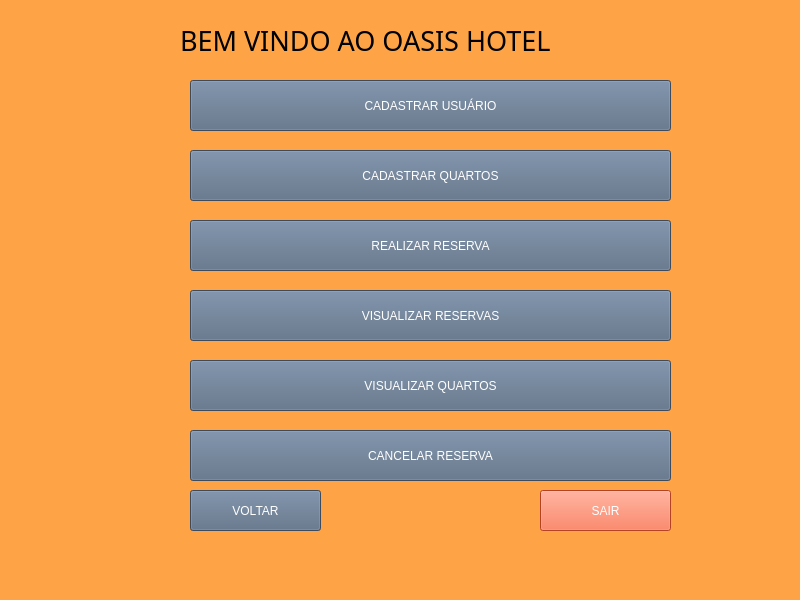
<?xml version="1.0" encoding="UTF-8"?>
<ui version="4.0">
 <class>MainWindow</class>
 <widget class="QMainWindow" name="MainWindow">
  <property name="geometry">
   <rect>
    <x>0</x>
    <y>0</y>
    <width>800</width>
    <height>600</height>
   </rect>
  </property>
  <property name="font">
   <font>
    <pointsize>13</pointsize>
   </font>
  </property>
  <property name="windowTitle">
   <string>MainWindow</string>
  </property>
  <property name="styleSheet">
   <string notr="true">background-color: rgb(255, 164, 70);</string>
  </property>
  <widget class="QWidget" name="centralwidget">
   <widget class="QLabel" name="label">
    <property name="geometry">
     <rect>
      <x>180</x>
      <y>20</y>
      <width>501</width>
      <height>41</height>
     </rect>
    </property>
    <property name="font">
     <font>
      <family>MV Boli</family>
      <pointsize>20</pointsize>
      <weight>50</weight>
      <italic>false</italic>
      <bold>false</bold>
     </font>
    </property>
    <property name="styleSheet">
     <string notr="true">font: 20pt &quot;MV Boli&quot;;
</string>
    </property>
    <property name="text">
     <string>BEM VINDO AO OASIS HOTEL</string>
    </property>
   </widget>
   <widget class="QPushButton" name="pushButton_2">
    <property name="geometry">
     <rect>
      <x>190</x>
      <y>80</y>
      <width>481</width>
      <height>51</height>
     </rect>
    </property>
    <property name="styleSheet">
     <string notr="true">background-color: rgb(86, 105, 129);
font: 10pt &quot;MS Shell Dlg 2&quot;;
color: rgb(255, 255, 255);</string>
    </property>
    <property name="text">
     <string>CADASTRAR USUÁRIO</string>
    </property>
   </widget>
   <widget class="QPushButton" name="pushButton_3">
    <property name="geometry">
     <rect>
      <x>190</x>
      <y>150</y>
      <width>481</width>
      <height>51</height>
     </rect>
    </property>
    <property name="styleSheet">
     <string notr="true">background-color: rgb(86, 105, 129);
font: 10pt &quot;MS Shell Dlg 2&quot;;
color: rgb(255, 255, 255);</string>
    </property>
    <property name="text">
     <string>CADASTRAR QUARTOS</string>
    </property>
   </widget>
   <widget class="QPushButton" name="pushButton_4">
    <property name="geometry">
     <rect>
      <x>190</x>
      <y>290</y>
      <width>481</width>
      <height>51</height>
     </rect>
    </property>
    <property name="styleSheet">
     <string notr="true">background-color: rgb(86, 105, 129);
font: 10pt &quot;MS Shell Dlg 2&quot;;
color: rgb(255, 255, 255);</string>
    </property>
    <property name="text">
     <string>VISUALIZAR RESERVAS</string>
    </property>
   </widget>
   <widget class="QPushButton" name="pushButton_5">
    <property name="geometry">
     <rect>
      <x>190</x>
      <y>430</y>
      <width>481</width>
      <height>51</height>
     </rect>
    </property>
    <property name="styleSheet">
     <string notr="true">background-color: rgb(86, 105, 129);
font: 10pt &quot;MS Shell Dlg 2&quot;;
color: rgb(255, 255, 255);</string>
    </property>
    <property name="text">
     <string>CANCELAR RESERVA</string>
    </property>
   </widget>
   <widget class="QPushButton" name="pushButton_6">
    <property name="geometry">
     <rect>
      <x>540</x>
      <y>490</y>
      <width>131</width>
      <height>41</height>
     </rect>
    </property>
    <property name="styleSheet">
     <string notr="true">background-color: rgb(86, 105, 129);
background-color: rgb(255, 92, 51);
font: 10pt &quot;MS Shell Dlg 2&quot;;
color: rgb(255, 255, 255);</string>
    </property>
    <property name="text">
     <string>SAIR</string>
    </property>
   </widget>
   <widget class="QPushButton" name="pushButton_7">
    <property name="geometry">
     <rect>
      <x>190</x>
      <y>490</y>
      <width>131</width>
      <height>41</height>
     </rect>
    </property>
    <property name="styleSheet">
     <string notr="true">background-color: rgb(86, 105, 129);
font: 10pt &quot;MS Shell Dlg 2&quot;;
color: rgb(255, 255, 255);</string>
    </property>
    <property name="text">
     <string>VOLTAR</string>
    </property>
   </widget>
   <widget class="QPushButton" name="pushButton_8">
    <property name="geometry">
     <rect>
      <x>190</x>
      <y>220</y>
      <width>481</width>
      <height>51</height>
     </rect>
    </property>
    <property name="styleSheet">
     <string notr="true">background-color: rgb(86, 105, 129);
font: 10pt &quot;MS Shell Dlg 2&quot;;
color: rgb(255, 255, 255);</string>
    </property>
    <property name="text">
     <string>REALIZAR RESERVA</string>
    </property>
   </widget>
   <widget class="QPushButton" name="pushButton_9">
    <property name="geometry">
     <rect>
      <x>190</x>
      <y>360</y>
      <width>481</width>
      <height>51</height>
     </rect>
    </property>
    <property name="styleSheet">
     <string notr="true">background-color: rgb(86, 105, 129);
font: 10pt &quot;MS Shell Dlg 2&quot;;
color: rgb(255, 255, 255);</string>
    </property>
    <property name="text">
     <string>VISUALIZAR QUARTOS</string>
    </property>
   </widget>
  </widget>
  <widget class="QMenuBar" name="menubar">
   <property name="geometry">
    <rect>
     <x>0</x>
     <y>0</y>
     <width>800</width>
     <height>26</height>
    </rect>
   </property>
  </widget>
  <widget class="QStatusBar" name="statusbar"/>
 </widget>
 <resources/>
 <connections/>
</ui>
